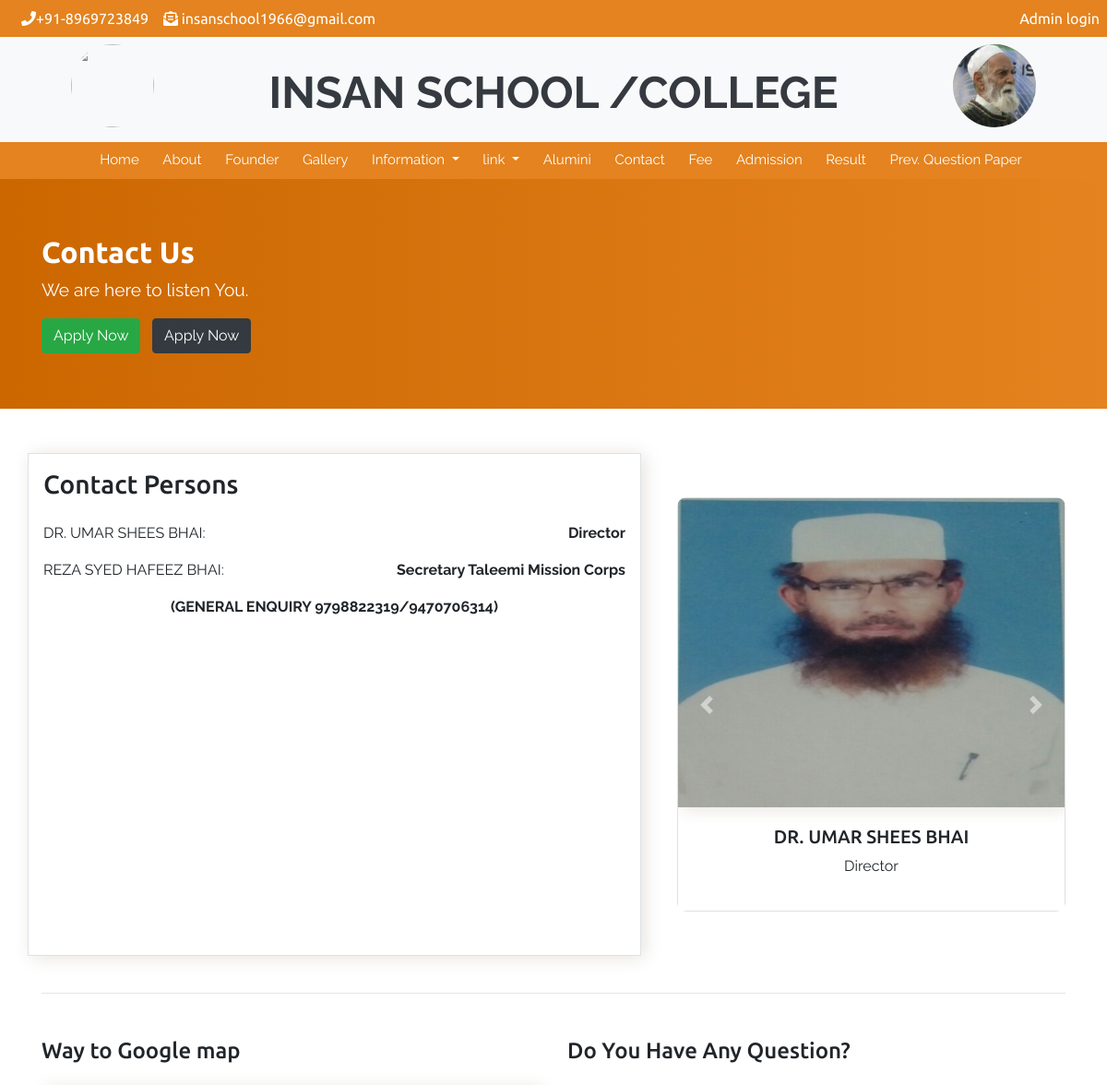
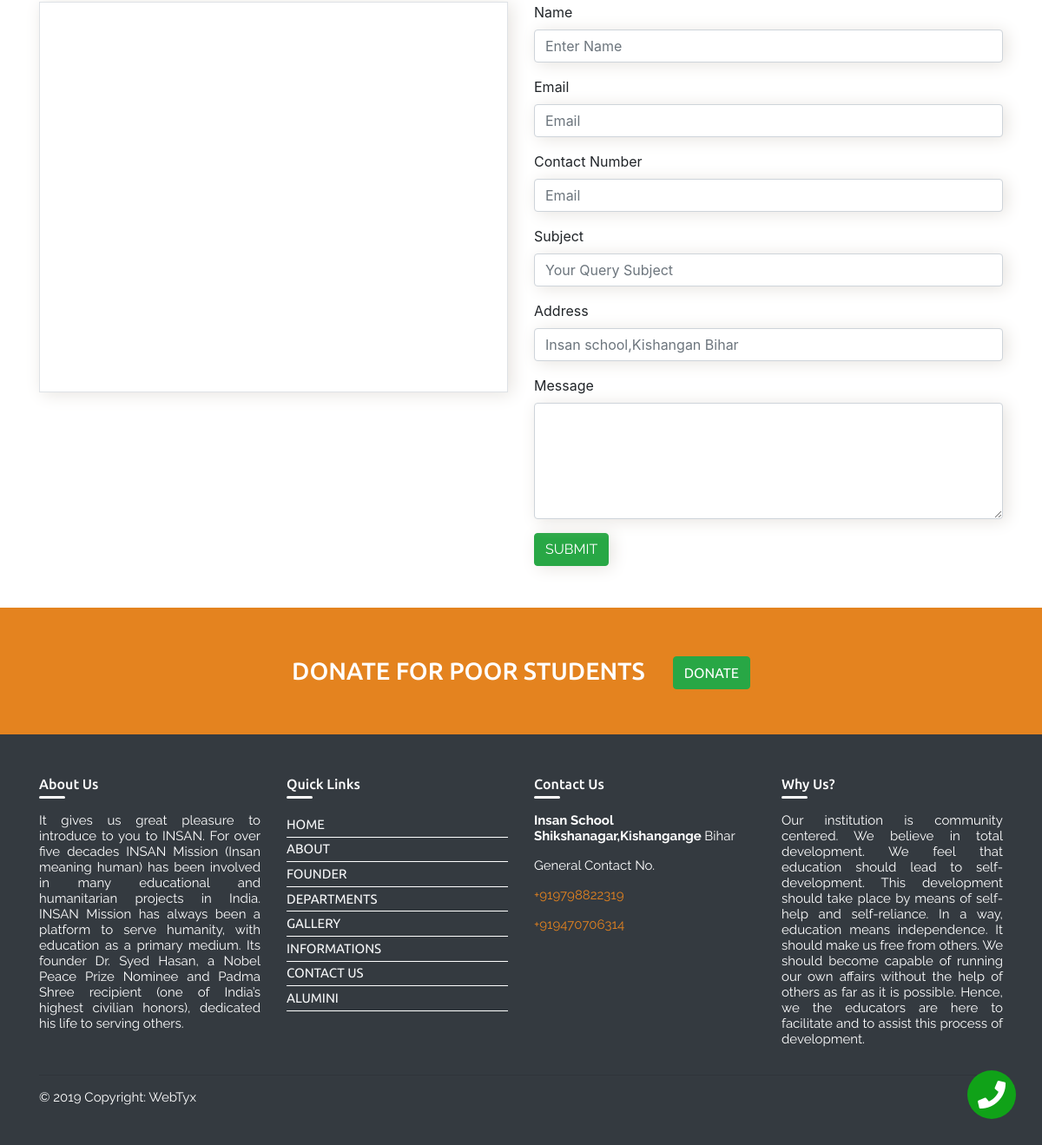
The page /contact.php on the database its author committed (2 pictures, top to bottom).
### tables this page shows
CREATE TABLE `school_teachers` (
  `id` int(11) NOT NULL,
  `designation` varchar(512) NOT NULL,
  `contact_name` varchar(255) NOT NULL,
  `timestamp` timestamp NOT NULL DEFAULT current_timestamp()
);

### contact.php (the view, shortened to what this page needs)
<?php
$con = OpenCon();
$query = "SELECT * FROM `school_teachers`";
$run = mysqli_query($con, $query);
?>
<!DOCTYPE html>
<html>
<head>
  <link href="https://unpkg.com/aos@2.3.1/dist/aos.css" rel="stylesheet">
  <link rel="stylesheet" href="https://maxcdn.bootstrapcdn.com/bootstrap/4.3.1/css/bootstrap.min.css">
  <link rel="stylesheet" href="https://use.fontawesome.com/releases/v5.7.2/css/all.css">
  <link rel="stylesheet" type="text/css" href="inc/css/contact.css">
</head>
<body>
  <?php include_once 'inc/header.php'; ?>
  <?php include_once 'inc/navbar.php'; ?>
  <section class="padding-contact">
    <div class="container">
      <div class="row">
        <div class="col">
          <h2 class="text-white font-weight-bold">Contact Us</h2>
          <p class="text-white">We are here to listen You.</p>
          <a href="images/Admission-form/insan-school.pdf"><button type="button" class="btn btn-success">Apply Now</button></a>
          <a href="images/Admission-form/insan-degree-college.pdf" class="ml-2"><button type="button" class="btn btn-dark">Apply Now</button></a>
        </div>
      </div>
    </div>
  </section>
  <section class=" my-4 contact-detail">
    <div class="container detail">
      <div class="row py-4">
        <div class="col-md-7 border p-3 contact-person">
          <div>
            <h3 class="pb-3">Contact Persons</h3>
            <?php
                while ($data = mysqli_fetch_assoc($run)) { ?>
                  <p><?php echo $data['contact_name']; ?>: <b class="float-right"><?php echo $data['designation']; ?></b></p>
                <?php
                }
            ?>
            <p class="text-center font-weight-bold">(GENERAL ENQUIRY 9798822319/9470706314)</p>
          </div>
        </div>
        <div class="col-md-5">
          <div class="bd-example py-5 pl-lg-4">
            <div id="carouselExampleCaptions" class="carousel slide" data-ride="carousel">
              <div class="carousel-inner">
                <div class="carousel-item active">
                  <div class="card">
                    <img src="images/contact-images/umar-shees-bhai1.jpg" class=" card-img-top img-fluid" alt="">
                    <div class="card-body text-center">
                      <h5 class="card-text ">DR. UMAR SHEES BHAI</h5>
                      <p>Director</p>
                    </div>
                  </div>
                </div>
              </div>
              <a class="carousel-control-prev" href="#carouselExampleCaptions" role="button" data-slide="prev">
                <span class="carousel-control-prev-icon" aria-hidden="true"></span>
              </a>
              <a class="carousel-control-next" href="#carouselExampleCaptions" role="button" data-slide="next">
                <span class="carousel-control-next-icon" aria-hidden="true"></span>
              </a>
            </div>
          </div>
        </div>
      </div>
      <hr>
      <div class="row my-4 ">
        <div class="col-md">
          <h4 class="my-4">Way to Google map</h4>
          <iframe src="https://www.google.com/maps/embed?pb=!1m14!1m8!1m3!1d3582.728804178473!2d87.93892!3d26.10777!3m2!1i1024!2i768!4f13.1!3m3!1m2!1s0x39e516a60ac717f1%3A0x92b4522d44b1f6aa!2sSri+mobile!5e0!3m2!1sen!2sin!4v1562393460836!5m2!1sen!2sin" width="100%" height="450" frameborder="0" class="border" style="border:0" allowfullscreen></iframe>
        </div>
        <div class="col-md">
          <div>
            <h4 class="my-4">Do You Have Any Question?</h4>
            <form method="post" action="">
              <div class="form-row">
                <div class="form-group col-md-12">
                  <label for="name">Name </label>
                  <input type="text" class="form-control" name="name" placeholder="Enter Name" required>
                </div>
                <div class="form-group col-md-12">
                  <label for="inputEmail4">Email</label>
                  <input type="email" class="form-control" name="email" placeholder="Email" required>
                </div>
                <div class="form-group col-md-12">
                  <label for="inputEmail4">Contact Number</label>
                  <input type="tel" class="form-control" name="contact" placeholder="Email" required>
                </div>
              </div>
              <div class="form-group">
                <label for="subject">Subject</label>
                <input type="text" class="form-control" name="subject" placeholder="Your Query Subject" required>
              </div>
              <div class="form-group">
                <label for="Address">Address</label>
                <input type="text" class="form-control" name="address" placeholder="Insan school,Kishangan Bihar" required>
              </div>
              <div class="form-row">
                <div class="form-group col-md-12">
                  <label for="exampleInputEmail1">Message</label>
                  <textarea name="message" class="form-control" cols="10" rows="5" required></textarea>
                </div>
              </div>
              <input type="submit" name="submit" class="btn btn-success mb-4" value="SUBMIT">
            </form>
          </div>
        </div>
      </div>
    </div>
  </section>
  <?php include_once 'inc/footer.php'; ?>
</body>
</html>

### inc/css/contact.css (style rules this page uses)
*,html,body { margin: 0px; padding: 0px; box-sizing: border-box; }
h1,h2,h3,h4,h5,h6 { font-family: 'Ubuntu', sans-serif; }
p { font-family: 'Raleway', sans-serif; }
.padding-contact { padding: 60px 0px; background-image: linear-gradient(to right, #cc6700 , #e4831f); }
.padding-contact p { font-size: 1.2rem; }
form input,form textarea,.contact-detail img,.contact-person,iframe { -webkit-box-shadow: 4px 2px 19px 0px rgba(110,106,102,1); -moz-box-shadow: 4px 2px 19px 0px rgba(110,106,102,1); box-shadow: 4px 2px 19px 0px rgb(230 227 223); }
.contact-detail .carousel-inner { border-radius: 10px; }

### inc/navbar.php (style rules this page uses)
.btn-dark ,.btn-success,.navbar-text { font-family: 'Raleway', sans-serif; }

### rows shown on the page
school_teachers: contact_name "DR. UMAR SHEES BHAI", designation "Director"
school_teachers: contact_name "REZA SYED HAFEEZ BHAI", designation "Secretary Taleemi Mission Corps"
